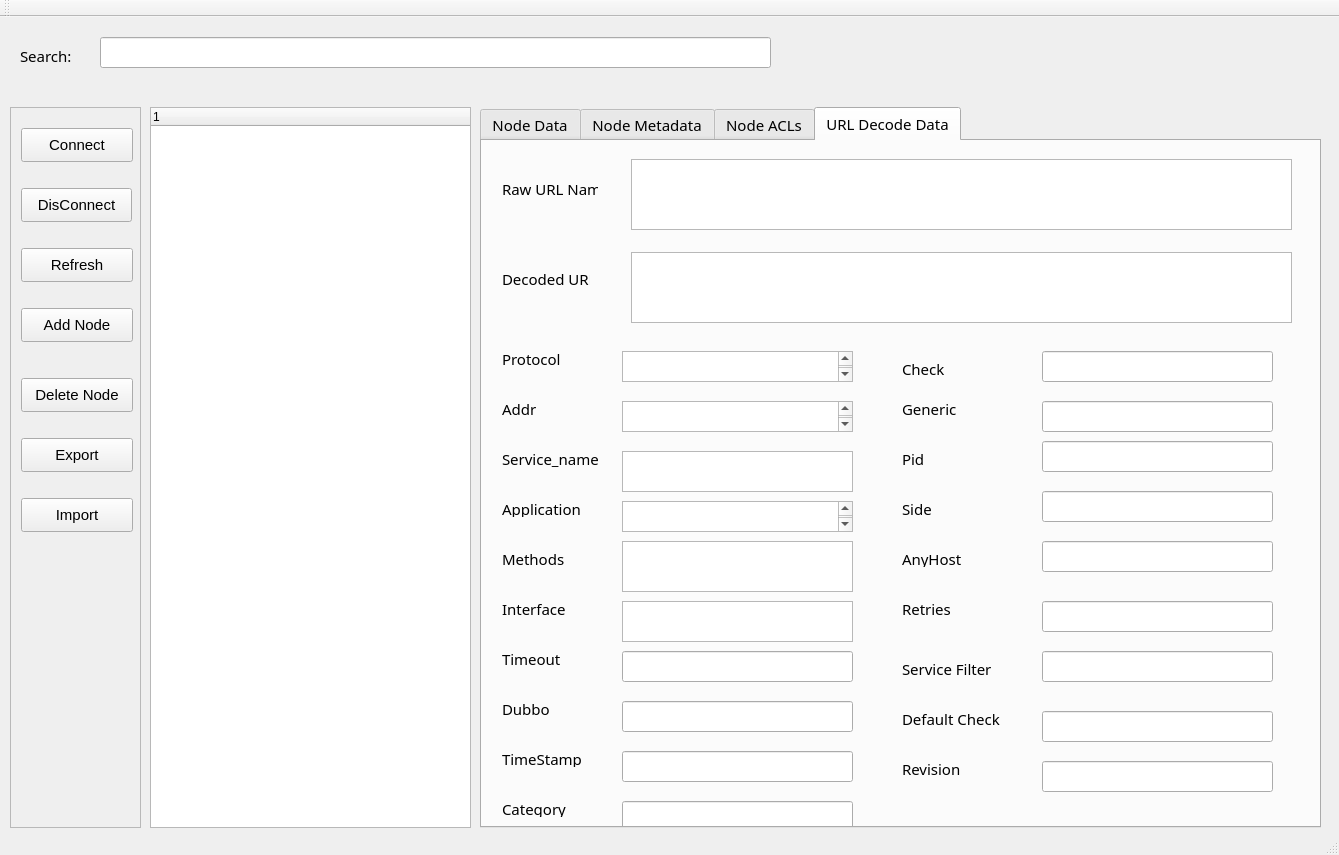
<?xml version="1.0" encoding="UTF-8"?>
<ui version="4.0">
 <class>zkinspector_myClass</class>
 <widget class="QMainWindow" name="zkinspector_myClass">
  <property name="geometry">
   <rect>
    <x>0</x>
    <y>0</y>
    <width>1339</width>
    <height>855</height>
   </rect>
  </property>
  <property name="windowTitle">
   <string>zkinspector_my</string>
  </property>
  <widget class="QWidget" name="centralWidget">
   <widget class="QLabel" name="label">
    <property name="geometry">
     <rect>
      <x>20</x>
      <y>30</y>
      <width>81</width>
      <height>18</height>
     </rect>
    </property>
    <property name="font">
     <font>
      <family>宋体</family>
      <pointsize>11</pointsize>
     </font>
    </property>
    <property name="text">
     <string>Search:</string>
    </property>
   </widget>
   <widget class="QLineEdit" name="lineEdit">
    <property name="geometry">
     <rect>
      <x>100</x>
      <y>20</y>
      <width>671</width>
      <height>31</height>
     </rect>
    </property>
   </widget>
   <widget class="QScrollArea" name="scrollArea">
    <property name="geometry">
     <rect>
      <x>10</x>
      <y>90</y>
      <width>131</width>
      <height>721</height>
     </rect>
    </property>
    <property name="widgetResizable">
     <bool>true</bool>
    </property>
    <widget class="QWidget" name="scrollAreaWidgetContents">
     <property name="geometry">
      <rect>
       <x>0</x>
       <y>0</y>
       <width>129</width>
       <height>719</height>
      </rect>
     </property>
     <widget class="QPushButton" name="disconnect_btn">
      <property name="geometry">
       <rect>
        <x>10</x>
        <y>80</y>
        <width>111</width>
        <height>34</height>
       </rect>
      </property>
      <property name="font">
       <font>
        <family>Arial</family>
        <pointsize>11</pointsize>
       </font>
      </property>
      <property name="text">
       <string>DisConnect</string>
      </property>
     </widget>
     <widget class="QPushButton" name="refresh_btn">
      <property name="geometry">
       <rect>
        <x>10</x>
        <y>140</y>
        <width>112</width>
        <height>34</height>
       </rect>
      </property>
      <property name="font">
       <font>
        <family>Arial</family>
        <pointsize>11</pointsize>
       </font>
      </property>
      <property name="text">
       <string>Refresh</string>
      </property>
     </widget>
     <widget class="QPushButton" name="add_btn">
      <property name="geometry">
       <rect>
        <x>10</x>
        <y>200</y>
        <width>112</width>
        <height>34</height>
       </rect>
      </property>
      <property name="font">
       <font>
        <family>Arial</family>
        <pointsize>11</pointsize>
       </font>
      </property>
      <property name="text">
       <string>Add Node</string>
      </property>
     </widget>
     <widget class="QPushButton" name="del_btn">
      <property name="geometry">
       <rect>
        <x>10</x>
        <y>270</y>
        <width>112</width>
        <height>34</height>
       </rect>
      </property>
      <property name="font">
       <font>
        <family>Arial</family>
        <pointsize>11</pointsize>
       </font>
      </property>
      <property name="text">
       <string>Delete Node</string>
      </property>
     </widget>
     <widget class="QPushButton" name="export_btn">
      <property name="geometry">
       <rect>
        <x>10</x>
        <y>330</y>
        <width>112</width>
        <height>34</height>
       </rect>
      </property>
      <property name="font">
       <font>
        <family>Arial</family>
        <pointsize>11</pointsize>
       </font>
      </property>
      <property name="text">
       <string>Export</string>
      </property>
     </widget>
     <widget class="QPushButton" name="import_btn">
      <property name="geometry">
       <rect>
        <x>10</x>
        <y>390</y>
        <width>112</width>
        <height>34</height>
       </rect>
      </property>
      <property name="font">
       <font>
        <family>Arial</family>
        <pointsize>11</pointsize>
       </font>
      </property>
      <property name="text">
       <string>Import</string>
      </property>
     </widget>
     <widget class="QPushButton" name="connect_btn">
      <property name="geometry">
       <rect>
        <x>10</x>
        <y>20</y>
        <width>112</width>
        <height>34</height>
       </rect>
      </property>
      <property name="font">
       <font>
        <family>Arial</family>
        <pointsize>11</pointsize>
       </font>
      </property>
      <property name="text">
       <string>Connect</string>
      </property>
     </widget>
    </widget>
   </widget>
   <widget class="QTreeWidget" name="tree_widget">
    <property name="geometry">
     <rect>
      <x>150</x>
      <y>90</y>
      <width>321</width>
      <height>721</height>
     </rect>
    </property>
    <column>
     <property name="text">
      <string notr="true">1</string>
     </property>
    </column>
   </widget>
   <widget class="QTabWidget" name="tabWidget">
    <property name="geometry">
     <rect>
      <x>480</x>
      <y>90</y>
      <width>841</width>
      <height>721</height>
     </rect>
    </property>
    <property name="font">
     <font>
      <family>宋体</family>
      <pointsize>11</pointsize>
     </font>
    </property>
    <property name="currentIndex">
     <number>3</number>
    </property>
    <widget class="QWidget" name="tab">
     <attribute name="title">
      <string>Node Data</string>
     </attribute>
     <widget class="QTextEdit" name="textEdit">
      <property name="geometry">
       <rect>
        <x>0</x>
        <y>10</y>
        <width>841</width>
        <height>671</height>
       </rect>
      </property>
     </widget>
     <widget class="QPushButton" name="submit_ch_btn">
      <property name="geometry">
       <rect>
        <x>930</x>
        <y>640</y>
        <width>171</width>
        <height>34</height>
       </rect>
      </property>
      <property name="text">
       <string>Submit Changes</string>
      </property>
     </widget>
    </widget>
    <widget class="QWidget" name="tab_2">
     <attribute name="title">
      <string>Node Metadata</string>
     </attribute>
     <widget class="QLabel" name="label_4">
      <property name="geometry">
       <rect>
        <x>10</x>
        <y>20</y>
        <width>161</width>
        <height>31</height>
       </rect>
      </property>
      <property name="text">
       <string>ACL Version</string>
      </property>
     </widget>
     <widget class="QLabel" name="label_5">
      <property name="geometry">
       <rect>
        <x>10</x>
        <y>70</y>
        <width>161</width>
        <height>31</height>
       </rect>
      </property>
      <property name="text">
       <string>Creation Time</string>
      </property>
     </widget>
     <widget class="QLabel" name="label_6">
      <property name="geometry">
       <rect>
        <x>10</x>
        <y>120</y>
        <width>161</width>
        <height>31</height>
       </rect>
      </property>
      <property name="text">
       <string>Children Version</string>
      </property>
     </widget>
     <widget class="QLabel" name="label_7">
      <property name="geometry">
       <rect>
        <x>10</x>
        <y>170</y>
        <width>161</width>
        <height>31</height>
       </rect>
      </property>
      <property name="text">
       <string>Creation ID</string>
      </property>
     </widget>
     <widget class="QLabel" name="label_8">
      <property name="geometry">
       <rect>
        <x>10</x>
        <y>220</y>
        <width>161</width>
        <height>31</height>
       </rect>
      </property>
      <property name="text">
       <string>Data Length</string>
      </property>
     </widget>
     <widget class="QLabel" name="label_9">
      <property name="geometry">
       <rect>
        <x>10</x>
        <y>270</y>
        <width>161</width>
        <height>31</height>
       </rect>
      </property>
      <property name="text">
       <string>Ephemeral Owner</string>
      </property>
     </widget>
     <widget class="QLabel" name="label_10">
      <property name="geometry">
       <rect>
        <x>10</x>
        <y>320</y>
        <width>161</width>
        <height>31</height>
       </rect>
      </property>
      <property name="text">
       <string>Last Modified Time</string>
      </property>
     </widget>
     <widget class="QLabel" name="label_11">
      <property name="geometry">
       <rect>
        <x>10</x>
        <y>370</y>
        <width>161</width>
        <height>31</height>
       </rect>
      </property>
      <property name="text">
       <string>Modified ID</string>
      </property>
     </widget>
     <widget class="QLabel" name="label_12">
      <property name="geometry">
       <rect>
        <x>10</x>
        <y>420</y>
        <width>161</width>
        <height>31</height>
       </rect>
      </property>
      <property name="text">
       <string>Number of Children</string>
      </property>
     </widget>
     <widget class="QLabel" name="label_13">
      <property name="geometry">
       <rect>
        <x>10</x>
        <y>470</y>
        <width>161</width>
        <height>31</height>
       </rect>
      </property>
      <property name="text">
       <string>Node ID</string>
      </property>
     </widget>
     <widget class="QLabel" name="label_14">
      <property name="geometry">
       <rect>
        <x>10</x>
        <y>520</y>
        <width>161</width>
        <height>31</height>
       </rect>
      </property>
      <property name="text">
       <string>Data Version</string>
      </property>
     </widget>
     <widget class="QLineEdit" name="lineEdit_4">
      <property name="geometry">
       <rect>
        <x>180</x>
        <y>30</y>
        <width>281</width>
        <height>25</height>
       </rect>
      </property>
      <property name="readOnly">
       <bool>true</bool>
      </property>
     </widget>
     <widget class="QLineEdit" name="lineEdit_5">
      <property name="geometry">
       <rect>
        <x>180</x>
        <y>70</y>
        <width>281</width>
        <height>25</height>
       </rect>
      </property>
      <property name="readOnly">
       <bool>true</bool>
      </property>
     </widget>
     <widget class="QLineEdit" name="lineEdit_6">
      <property name="geometry">
       <rect>
        <x>180</x>
        <y>120</y>
        <width>281</width>
        <height>25</height>
       </rect>
      </property>
      <property name="readOnly">
       <bool>true</bool>
      </property>
     </widget>
     <widget class="QLineEdit" name="lineEdit_14">
      <property name="geometry">
       <rect>
        <x>180</x>
        <y>170</y>
        <width>281</width>
        <height>25</height>
       </rect>
      </property>
      <property name="readOnly">
       <bool>true</bool>
      </property>
     </widget>
     <widget class="QLineEdit" name="lineEdit_15">
      <property name="geometry">
       <rect>
        <x>180</x>
        <y>220</y>
        <width>281</width>
        <height>25</height>
       </rect>
      </property>
      <property name="readOnly">
       <bool>true</bool>
      </property>
     </widget>
     <widget class="QLineEdit" name="lineEdit_16">
      <property name="geometry">
       <rect>
        <x>180</x>
        <y>270</y>
        <width>281</width>
        <height>25</height>
       </rect>
      </property>
      <property name="readOnly">
       <bool>true</bool>
      </property>
     </widget>
     <widget class="QLineEdit" name="lineEdit_17">
      <property name="geometry">
       <rect>
        <x>180</x>
        <y>320</y>
        <width>281</width>
        <height>25</height>
       </rect>
      </property>
      <property name="readOnly">
       <bool>true</bool>
      </property>
     </widget>
     <widget class="QLineEdit" name="lineEdit_18">
      <property name="geometry">
       <rect>
        <x>180</x>
        <y>370</y>
        <width>281</width>
        <height>25</height>
       </rect>
      </property>
      <property name="readOnly">
       <bool>true</bool>
      </property>
     </widget>
     <widget class="QLineEdit" name="lineEdit_19">
      <property name="geometry">
       <rect>
        <x>180</x>
        <y>420</y>
        <width>281</width>
        <height>25</height>
       </rect>
      </property>
      <property name="readOnly">
       <bool>true</bool>
      </property>
     </widget>
     <widget class="QLineEdit" name="lineEdit_20">
      <property name="geometry">
       <rect>
        <x>180</x>
        <y>470</y>
        <width>281</width>
        <height>25</height>
       </rect>
      </property>
      <property name="readOnly">
       <bool>true</bool>
      </property>
     </widget>
     <widget class="QLineEdit" name="lineEdit_21">
      <property name="geometry">
       <rect>
        <x>180</x>
        <y>520</y>
        <width>281</width>
        <height>25</height>
       </rect>
      </property>
      <property name="readOnly">
       <bool>true</bool>
      </property>
     </widget>
    </widget>
    <widget class="QWidget" name="tab_3">
     <attribute name="title">
      <string>Node ACLs</string>
     </attribute>
     <widget class="QLabel" name="label_26">
      <property name="geometry">
       <rect>
        <x>20</x>
        <y>30</y>
        <width>81</width>
        <height>18</height>
       </rect>
      </property>
      <property name="text">
       <string>Scheme</string>
      </property>
     </widget>
     <widget class="QLineEdit" name="lineEdit_22">
      <property name="geometry">
       <rect>
        <x>150</x>
        <y>30</y>
        <width>321</width>
        <height>25</height>
       </rect>
      </property>
      <property name="readOnly">
       <bool>true</bool>
      </property>
     </widget>
     <widget class="QLabel" name="label_27">
      <property name="geometry">
       <rect>
        <x>20</x>
        <y>70</y>
        <width>81</width>
        <height>18</height>
       </rect>
      </property>
      <property name="text">
       <string>Id</string>
      </property>
     </widget>
     <widget class="QLineEdit" name="lineEdit_23">
      <property name="geometry">
       <rect>
        <x>150</x>
        <y>70</y>
        <width>321</width>
        <height>25</height>
       </rect>
      </property>
      <property name="readOnly">
       <bool>true</bool>
      </property>
     </widget>
     <widget class="QLabel" name="label_28">
      <property name="geometry">
       <rect>
        <x>20</x>
        <y>110</y>
        <width>111</width>
        <height>18</height>
       </rect>
      </property>
      <property name="text">
       <string>Permissions</string>
      </property>
     </widget>
     <widget class="QLineEdit" name="lineEdit_24">
      <property name="geometry">
       <rect>
        <x>150</x>
        <y>110</y>
        <width>321</width>
        <height>25</height>
       </rect>
      </property>
      <property name="readOnly">
       <bool>true</bool>
      </property>
     </widget>
    </widget>
    <widget class="QWidget" name="tab_4">
     <attribute name="title">
      <string>URL Decode Data</string>
     </attribute>
     <widget class="QLabel" name="label_18">
      <property name="geometry">
       <rect>
        <x>20</x>
        <y>210</y>
        <width>111</width>
        <height>16</height>
       </rect>
      </property>
      <property name="text">
       <string>Protocol</string>
      </property>
     </widget>
     <widget class="QLabel" name="label_19">
      <property name="geometry">
       <rect>
        <x>20</x>
        <y>260</y>
        <width>111</width>
        <height>16</height>
       </rect>
      </property>
      <property name="text">
       <string>Addr</string>
      </property>
     </widget>
     <widget class="QLabel" name="label_20">
      <property name="geometry">
       <rect>
        <x>20</x>
        <y>310</y>
        <width>111</width>
        <height>16</height>
       </rect>
      </property>
      <property name="text">
       <string>Service_name</string>
      </property>
     </widget>
     <widget class="QLabel" name="label_21">
      <property name="geometry">
       <rect>
        <x>20</x>
        <y>360</y>
        <width>111</width>
        <height>16</height>
       </rect>
      </property>
      <property name="text">
       <string>Application</string>
      </property>
     </widget>
     <widget class="QLabel" name="label_22">
      <property name="geometry">
       <rect>
        <x>20</x>
        <y>410</y>
        <width>111</width>
        <height>16</height>
       </rect>
      </property>
      <property name="text">
       <string>Methods</string>
      </property>
     </widget>
     <widget class="QLabel" name="label_23">
      <property name="geometry">
       <rect>
        <x>20</x>
        <y>460</y>
        <width>111</width>
        <height>16</height>
       </rect>
      </property>
      <property name="text">
       <string>Interface</string>
      </property>
     </widget>
     <widget class="QLabel" name="label_24">
      <property name="geometry">
       <rect>
        <x>20</x>
        <y>510</y>
        <width>111</width>
        <height>16</height>
       </rect>
      </property>
      <property name="text">
       <string>Timeout</string>
      </property>
     </widget>
     <widget class="QLineEdit" name="timeout">
      <property name="geometry">
       <rect>
        <x>140</x>
        <y>510</y>
        <width>231</width>
        <height>31</height>
       </rect>
      </property>
      <property name="readOnly">
       <bool>true</bool>
      </property>
     </widget>
     <widget class="QLabel" name="label_25">
      <property name="geometry">
       <rect>
        <x>20</x>
        <y>560</y>
        <width>111</width>
        <height>16</height>
       </rect>
      </property>
      <property name="text">
       <string>Dubbo</string>
      </property>
     </widget>
     <widget class="QLineEdit" name="dubbo">
      <property name="geometry">
       <rect>
        <x>140</x>
        <y>560</y>
        <width>231</width>
        <height>31</height>
       </rect>
      </property>
      <property name="readOnly">
       <bool>true</bool>
      </property>
     </widget>
     <widget class="QLabel" name="label_29">
      <property name="geometry">
       <rect>
        <x>20</x>
        <y>610</y>
        <width>111</width>
        <height>16</height>
       </rect>
      </property>
      <property name="text">
       <string>TimeStamp</string>
      </property>
     </widget>
     <widget class="QLineEdit" name="timestamp">
      <property name="geometry">
       <rect>
        <x>140</x>
        <y>610</y>
        <width>231</width>
        <height>31</height>
       </rect>
      </property>
      <property name="readOnly">
       <bool>true</bool>
      </property>
     </widget>
     <widget class="QLabel" name="label_30">
      <property name="geometry">
       <rect>
        <x>20</x>
        <y>660</y>
        <width>111</width>
        <height>16</height>
       </rect>
      </property>
      <property name="text">
       <string>Category</string>
      </property>
     </widget>
     <widget class="QLineEdit" name="category">
      <property name="geometry">
       <rect>
        <x>140</x>
        <y>660</y>
        <width>231</width>
        <height>31</height>
       </rect>
      </property>
      <property name="readOnly">
       <bool>true</bool>
      </property>
     </widget>
     <widget class="QLabel" name="label_31">
      <property name="geometry">
       <rect>
        <x>420</x>
        <y>220</y>
        <width>131</width>
        <height>16</height>
       </rect>
      </property>
      <property name="text">
       <string>Check</string>
      </property>
     </widget>
     <widget class="QLineEdit" name="check">
      <property name="geometry">
       <rect>
        <x>560</x>
        <y>210</y>
        <width>231</width>
        <height>31</height>
       </rect>
      </property>
      <property name="readOnly">
       <bool>true</bool>
      </property>
     </widget>
     <widget class="QLabel" name="label_32">
      <property name="geometry">
       <rect>
        <x>420</x>
        <y>260</y>
        <width>131</width>
        <height>16</height>
       </rect>
      </property>
      <property name="text">
       <string>Generic</string>
      </property>
     </widget>
     <widget class="QLineEdit" name="generic">
      <property name="geometry">
       <rect>
        <x>560</x>
        <y>260</y>
        <width>231</width>
        <height>31</height>
       </rect>
      </property>
      <property name="readOnly">
       <bool>true</bool>
      </property>
     </widget>
     <widget class="QLabel" name="label_33">
      <property name="geometry">
       <rect>
        <x>420</x>
        <y>310</y>
        <width>131</width>
        <height>16</height>
       </rect>
      </property>
      <property name="text">
       <string>Pid</string>
      </property>
     </widget>
     <widget class="QLineEdit" name="pid">
      <property name="geometry">
       <rect>
        <x>560</x>
        <y>300</y>
        <width>231</width>
        <height>31</height>
       </rect>
      </property>
      <property name="readOnly">
       <bool>true</bool>
      </property>
     </widget>
     <widget class="QLabel" name="label_34">
      <property name="geometry">
       <rect>
        <x>420</x>
        <y>360</y>
        <width>131</width>
        <height>16</height>
       </rect>
      </property>
      <property name="text">
       <string>Side</string>
      </property>
     </widget>
     <widget class="QLineEdit" name="side">
      <property name="geometry">
       <rect>
        <x>560</x>
        <y>350</y>
        <width>231</width>
        <height>31</height>
       </rect>
      </property>
      <property name="readOnly">
       <bool>true</bool>
      </property>
     </widget>
     <widget class="QLabel" name="label_35">
      <property name="geometry">
       <rect>
        <x>420</x>
        <y>410</y>
        <width>131</width>
        <height>16</height>
       </rect>
      </property>
      <property name="text">
       <string>AnyHost</string>
      </property>
     </widget>
     <widget class="QLineEdit" name="anyhost">
      <property name="geometry">
       <rect>
        <x>560</x>
        <y>400</y>
        <width>231</width>
        <height>31</height>
       </rect>
      </property>
      <property name="readOnly">
       <bool>true</bool>
      </property>
     </widget>
     <widget class="QLabel" name="label_36">
      <property name="geometry">
       <rect>
        <x>420</x>
        <y>460</y>
        <width>131</width>
        <height>16</height>
       </rect>
      </property>
      <property name="text">
       <string>Retries</string>
      </property>
     </widget>
     <widget class="QLineEdit" name="retries">
      <property name="geometry">
       <rect>
        <x>560</x>
        <y>460</y>
        <width>231</width>
        <height>31</height>
       </rect>
      </property>
      <property name="readOnly">
       <bool>true</bool>
      </property>
     </widget>
     <widget class="QLabel" name="label_37">
      <property name="geometry">
       <rect>
        <x>420</x>
        <y>520</y>
        <width>131</width>
        <height>16</height>
       </rect>
      </property>
      <property name="text">
       <string>Service Filter</string>
      </property>
     </widget>
     <widget class="QLineEdit" name="service_filter">
      <property name="geometry">
       <rect>
        <x>560</x>
        <y>510</y>
        <width>231</width>
        <height>31</height>
       </rect>
      </property>
      <property name="readOnly">
       <bool>true</bool>
      </property>
     </widget>
     <widget class="QLabel" name="label_38">
      <property name="geometry">
       <rect>
        <x>420</x>
        <y>570</y>
        <width>131</width>
        <height>16</height>
       </rect>
      </property>
      <property name="text">
       <string>Default Check</string>
      </property>
     </widget>
     <widget class="QLineEdit" name="default_check">
      <property name="geometry">
       <rect>
        <x>560</x>
        <y>570</y>
        <width>231</width>
        <height>31</height>
       </rect>
      </property>
      <property name="readOnly">
       <bool>true</bool>
      </property>
     </widget>
     <widget class="QLabel" name="label_39">
      <property name="geometry">
       <rect>
        <x>420</x>
        <y>620</y>
        <width>131</width>
        <height>16</height>
       </rect>
      </property>
      <property name="text">
       <string>Revision</string>
      </property>
     </widget>
     <widget class="QLineEdit" name="revision">
      <property name="geometry">
       <rect>
        <x>560</x>
        <y>620</y>
        <width>231</width>
        <height>31</height>
       </rect>
      </property>
      <property name="readOnly">
       <bool>true</bool>
      </property>
     </widget>
     <widget class="QTextEdit" name="methods">
      <property name="geometry">
       <rect>
        <x>140</x>
        <y>400</y>
        <width>231</width>
        <height>51</height>
       </rect>
      </property>
      <property name="readOnly">
       <bool>true</bool>
      </property>
     </widget>
     <widget class="QTextEdit" name="service_name">
      <property name="geometry">
       <rect>
        <x>140</x>
        <y>310</y>
        <width>231</width>
        <height>41</height>
       </rect>
      </property>
      <property name="readOnly">
       <bool>true</bool>
      </property>
     </widget>
     <widget class="QTextEdit" name="interface_2">
      <property name="geometry">
       <rect>
        <x>140</x>
        <y>460</y>
        <width>231</width>
        <height>41</height>
       </rect>
      </property>
      <property name="readOnly">
       <bool>true</bool>
      </property>
     </widget>
     <widget class="QTextEdit" name="protocol">
      <property name="geometry">
       <rect>
        <x>140</x>
        <y>210</y>
        <width>231</width>
        <height>31</height>
       </rect>
      </property>
     </widget>
     <widget class="QTextEdit" name="addr">
      <property name="geometry">
       <rect>
        <x>140</x>
        <y>260</y>
        <width>231</width>
        <height>31</height>
       </rect>
      </property>
     </widget>
     <widget class="QTextEdit" name="application">
      <property name="geometry">
       <rect>
        <x>140</x>
        <y>360</y>
        <width>231</width>
        <height>31</height>
       </rect>
      </property>
     </widget>
     <widget class="QLabel" name="label_16">
      <property name="geometry">
       <rect>
        <x>20</x>
        <y>40</y>
        <width>96</width>
        <height>16</height>
       </rect>
      </property>
      <property name="text">
       <string>Raw URL Name</string>
      </property>
     </widget>
     <widget class="QTextEdit" name="raw_url">
      <property name="geometry">
       <rect>
        <x>149</x>
        <y>18</y>
        <width>661</width>
        <height>71</height>
       </rect>
      </property>
      <property name="readOnly">
       <bool>true</bool>
      </property>
     </widget>
     <widget class="QLabel" name="label_17">
      <property name="geometry">
       <rect>
        <x>20</x>
        <y>130</y>
        <width>88</width>
        <height>16</height>
       </rect>
      </property>
      <property name="text">
       <string>Decoded URL</string>
      </property>
     </widget>
     <widget class="QTextEdit" name="decoded_url">
      <property name="geometry">
       <rect>
        <x>149</x>
        <y>111</y>
        <width>661</width>
        <height>71</height>
       </rect>
      </property>
      <property name="readOnly">
       <bool>true</bool>
      </property>
     </widget>
    </widget>
   </widget>
  </widget>
  <widget class="QToolBar" name="mainToolBar">
   <attribute name="toolBarArea">
    <enum>TopToolBarArea</enum>
   </attribute>
   <attribute name="toolBarBreak">
    <bool>false</bool>
   </attribute>
  </widget>
  <widget class="QStatusBar" name="statusBar"/>
 </widget>
 <layoutdefault spacing="6" margin="11"/>
 <resources>
  <include location="myResource.qrc"/>
 </resources>
 <connections/>
 <slots>
  <slot>On_pushButton_2_clicked()</slot>
  <slot>On_pushButton_5_clicked()</slot>
  <slot>on_connect_clicked()</slot>
 </slots>
</ui>
